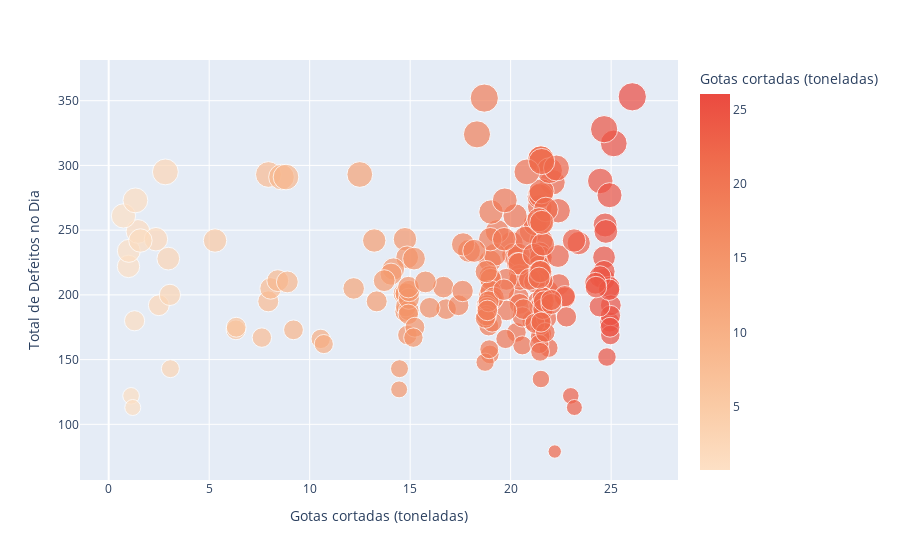

The cell this chart's notebook holds for it:
### Markdown cell above
### Relação Gotas Cortadas e Total de Defeitos

### Code cell
px.scatter(data_frame=df_reset, 
           x='Gotas cortadas (toneladas)', 
           y='Total de Defeitos no Dia', 
           color='Gotas cortadas (toneladas)', 
           color_continuous_scale='peach', 
           size='Total de Defeitos no Dia')

### Figure 1 — Plotly figure (JSON) as saved in the notebook; plotly's stock layout.template omitted (floating-point values rounded to 4 significant figures; data arrays with more than 128 entries replaced by an {"elided": "..."} marker saying what was removed)
{"data": [{"hovertemplate": "Gotas cortadas (toneladas)=%{marker.color}<br>Total de Defeitos no Dia=%{marker.size}<extra></extra>", "legendgroup": "", "marker": {"color": {"elided": "200 float values"}, "coloraxis": "coloraxis", "size": {"elided": "200 int values"}, "sizemode": "area", "sizeref": 0.8825, "symbol": "circle"}, "mode": "markers", "name": "", "orientation": "v", "showlegend": false, "type": "scatter", "x": {"elided": "200 float values"}, "xaxis": "x", "y": {"elided": "200 int values"}, "yaxis": "y"}], "layout": {"coloraxis": {"colorbar": {"title": {"text": "Gotas cortadas (toneladas)"}}, "colorscale": [[0, "rgb(253, 224, 197)"], [0.1667, "rgb(250, 203, 166)"], [0.3333, "rgb(248, 181, 139)"], [0.5, "rgb(245, 158, 114)"], [0.6667, "rgb(242, 133, 93)"], [0.8333, "rgb(239, 106, 76)"], [1, "rgb(235, 74, 64)"]]}, "legend": {"itemsizing": "constant", "tracegroupgap": 0}, "margin": {"t": 60}, "xaxis": {"anchor": "y", "domain": [0, 1], "title": {"text": "Gotas cortadas (toneladas)"}}, "yaxis": {"anchor": "x", "domain": [0, 1], "title": {"text": "Total de Defeitos no Dia"}}}}
